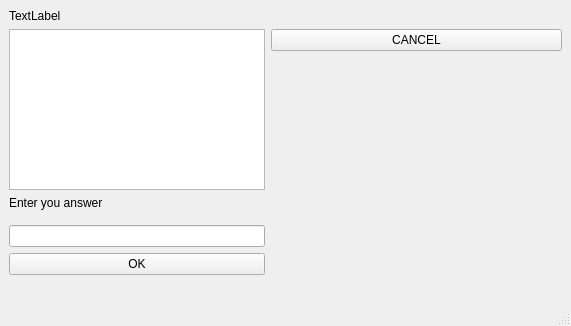
<?xml version="1.0" encoding="UTF-8"?>
<ui version="4.0">
 <class>MainWindow</class>
 <widget class="QMainWindow" name="MainWindow">
  <property name="geometry">
   <rect>
    <x>0</x>
    <y>0</y>
    <width>571</width>
    <height>326</height>
   </rect>
  </property>
  <property name="windowTitle">
   <string>MainWindow</string>
  </property>
  <widget class="QWidget" name="centralwidget">
   <layout class="QFormLayout" name="formLayout">
    <item row="2" column="0">
     <layout class="QVBoxLayout" name="verticalLayout">
      <item>
       <widget class="QTextEdit" name="textEdit"/>
      </item>
      <item>
       <widget class="QLabel" name="label">
        <property name="text">
         <string>Enter you answer</string>
        </property>
       </widget>
      </item>
      <item>
       <spacer name="verticalSpacer">
        <property name="orientation">
         <enum>Qt::Vertical</enum>
        </property>
        <property name="sizeHint" stdset="0">
         <size>
          <width>20</width>
          <height>40</height>
         </size>
        </property>
       </spacer>
      </item>
      <item>
       <widget class="QLineEdit" name="lineEdit_getoption"/>
      </item>
      <item>
       <widget class="QPushButton" name="pushButton_ok">
        <property name="text">
         <string>OK</string>
        </property>
       </widget>
      </item>
     </layout>
    </item>
    <item row="1" column="1">
     <spacer name="verticalSpacer_2">
      <property name="orientation">
       <enum>Qt::Vertical</enum>
      </property>
      <property name="sizeHint" stdset="0">
       <size>
        <width>20</width>
        <height>40</height>
       </size>
      </property>
     </spacer>
    </item>
    <item row="2" column="1">
     <widget class="QPushButton" name="pushButton">
      <property name="text">
       <string>CANCEL</string>
      </property>
     </widget>
    </item>
    <item row="3" column="0">
     <widget class="QLabel" name="label_answercheckor">
      <property name="text">
       <string/>
      </property>
     </widget>
    </item>
    <item row="1" column="0">
     <widget class="QLabel" name="label_level">
      <property name="text">
       <string>TextLabel</string>
      </property>
     </widget>
    </item>
   </layout>
  </widget>
  <widget class="QMenuBar" name="menubar">
   <property name="geometry">
    <rect>
     <x>0</x>
     <y>0</y>
     <width>571</width>
     <height>21</height>
    </rect>
   </property>
  </widget>
  <widget class="QStatusBar" name="statusbar"/>
 </widget>
 <resources/>
 <connections>
  <connection>
   <sender>pushButton</sender>
   <signal>clicked()</signal>
   <receiver>MainWindow</receiver>
   <slot>close()</slot>
   <hints>
    <hint type="sourcelabel">
     <x>320</x>
     <y>59</y>
    </hint>
    <hint type="destinationlabel">
     <x>362</x>
     <y>142</y>
    </hint>
   </hints>
  </connection>
 </connections>
</ui>
